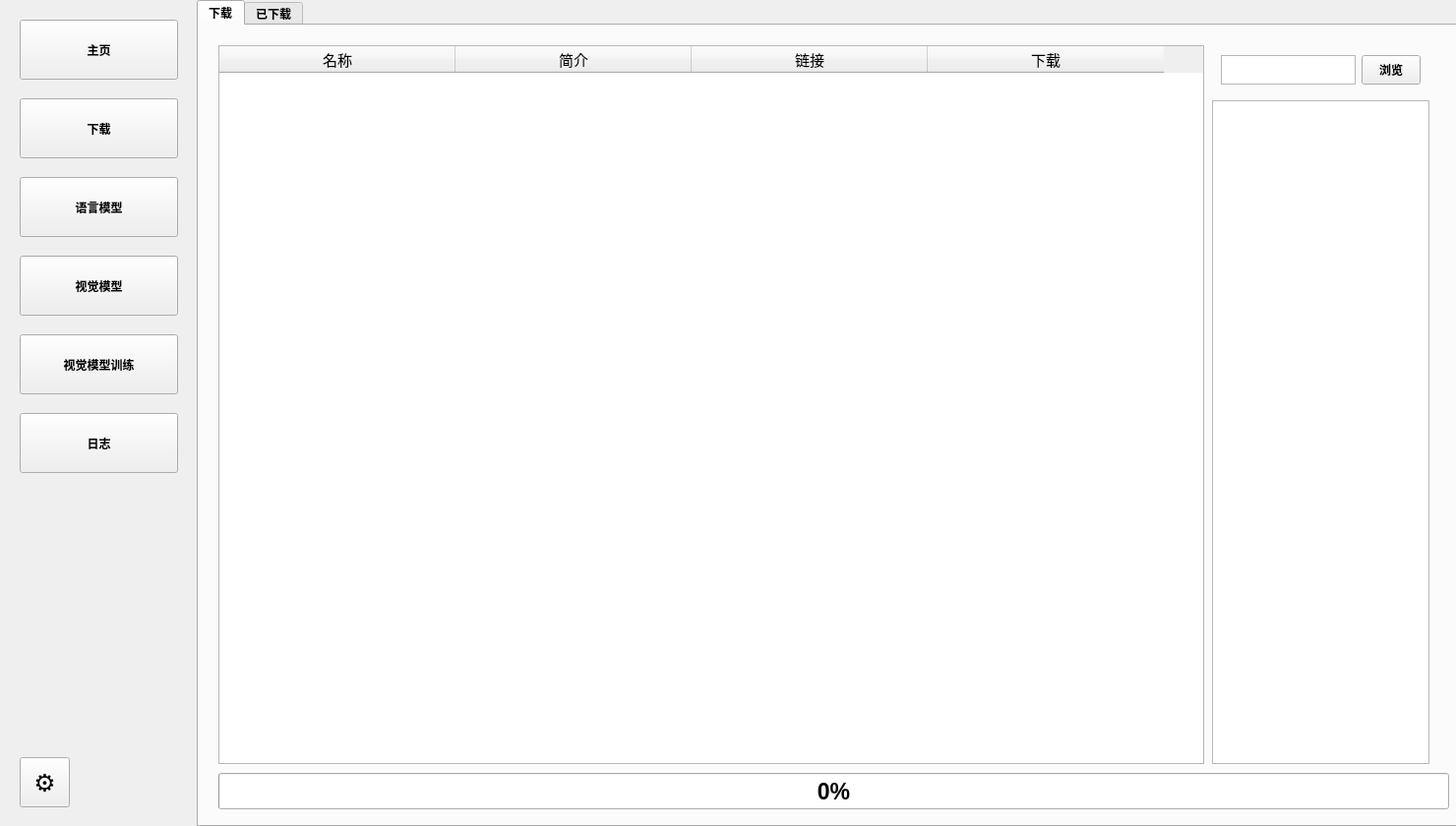
<?xml version="1.0" encoding="UTF-8"?>
<ui version="4.0">
 <class>Form</class>
 <widget class="QWidget" name="Form">
  <property name="geometry">
   <rect>
    <x>0</x>
    <y>0</y>
    <width>1480</width>
    <height>840</height>
   </rect>
  </property>
  <property name="minimumSize">
   <size>
    <width>1480</width>
    <height>840</height>
   </size>
  </property>
  <property name="maximumSize">
   <size>
    <width>1480</width>
    <height>840</height>
   </size>
  </property>
  <property name="font">
   <font>
    <bold>true</bold>
   </font>
  </property>
  <property name="windowTitle">
   <string>Nest</string>
  </property>
  <widget class="QPushButton" name="pushButton">
   <property name="geometry">
    <rect>
     <x>20</x>
     <y>20</y>
     <width>161</width>
     <height>61</height>
    </rect>
   </property>
   <property name="minimumSize">
    <size>
     <width>161</width>
     <height>61</height>
    </size>
   </property>
   <property name="maximumSize">
    <size>
     <width>161</width>
     <height>61</height>
    </size>
   </property>
   <property name="text">
    <string>主页</string>
   </property>
  </widget>
  <widget class="QPushButton" name="pushButton_4">
   <property name="geometry">
    <rect>
     <x>20</x>
     <y>100</y>
     <width>161</width>
     <height>61</height>
    </rect>
   </property>
   <property name="text">
    <string>下载</string>
   </property>
  </widget>
  <widget class="QPushButton" name="pushButton_5">
   <property name="geometry">
    <rect>
     <x>20</x>
     <y>180</y>
     <width>161</width>
     <height>61</height>
    </rect>
   </property>
   <property name="text">
    <string>语言模型</string>
   </property>
  </widget>
  <widget class="QPushButton" name="pushButton_6">
   <property name="geometry">
    <rect>
     <x>20</x>
     <y>260</y>
     <width>161</width>
     <height>61</height>
    </rect>
   </property>
   <property name="text">
    <string>视觉模型</string>
   </property>
  </widget>
  <widget class="QPushButton" name="pushButton_3">
   <property name="geometry">
    <rect>
     <x>20</x>
     <y>340</y>
     <width>161</width>
     <height>61</height>
    </rect>
   </property>
   <property name="text">
    <string>视觉模型训练</string>
   </property>
  </widget>
  <widget class="QPushButton" name="pushButton_2">
   <property name="geometry">
    <rect>
     <x>20</x>
     <y>420</y>
     <width>161</width>
     <height>61</height>
    </rect>
   </property>
   <property name="text">
    <string>日志</string>
   </property>
  </widget>
  <widget class="QToolButton" name="toolButton">
   <property name="geometry">
    <rect>
     <x>20</x>
     <y>770</y>
     <width>51</width>
     <height>51</height>
    </rect>
   </property>
   <property name="font">
    <font>
     <pointsize>19</pointsize>
     <bold>true</bold>
    </font>
   </property>
   <property name="text">
    <string>⚙</string>
   </property>
  </widget>
  <widget class="QLabel" name="label">
   <property name="geometry">
    <rect>
     <x>-20</x>
     <y>-90</y>
     <width>221</width>
     <height>1021</height>
    </rect>
   </property>
   <property name="text">
    <string>&lt;html&gt;&lt;head/&gt;&lt;body&gt;&lt;p&gt;&lt;img src=&quot;:/di/d1-1.png&quot;/&gt;&lt;/p&gt;&lt;/body&gt;&lt;/html&gt;</string>
   </property>
  </widget>
  <widget class="QStackedWidget" name="stackedWidget">
   <property name="geometry">
    <rect>
     <x>200</x>
     <y>-20</y>
     <width>1281</width>
     <height>861</height>
    </rect>
   </property>
   <property name="currentIndex">
    <number>1</number>
   </property>
   <widget class="QWidget" name="index">
    <widget class="QLabel" name="label_20">
     <property name="geometry">
      <rect>
       <x>20</x>
       <y>-10</y>
       <width>1301</width>
       <height>901</height>
      </rect>
     </property>
     <property name="text">
      <string>&lt;html&gt;&lt;head/&gt;&lt;body&gt;&lt;p&gt;&lt;img src=&quot;:/di/d1-2.png&quot;/&gt;&lt;/p&gt;&lt;/body&gt;&lt;/html&gt;</string>
     </property>
    </widget>
    <widget class="QWidget" name="verticalLayoutWidget_3">
     <property name="geometry">
      <rect>
       <x>80</x>
       <y>150</y>
       <width>551</width>
       <height>261</height>
      </rect>
     </property>
     <layout class="QVBoxLayout" name="verticalLayout_2">
      <item>
       <widget class="QLabel" name="label_21">
        <property name="maximumSize">
         <size>
          <width>16777215</width>
          <height>40</height>
         </size>
        </property>
        <property name="text">
         <string>&lt;html&gt;&lt;head/&gt;&lt;body&gt;&lt;p&gt;&lt;span style=&quot; font-size:11pt;&quot;&gt;CPU&lt;/span&gt;&lt;/p&gt;&lt;/body&gt;&lt;/html&gt;</string>
        </property>
       </widget>
      </item>
      <item>
       <widget class="QProgressBar" name="progressBar">
        <property name="maximumSize">
         <size>
          <width>16777215</width>
          <height>60</height>
         </size>
        </property>
        <property name="value">
         <number>24</number>
        </property>
       </widget>
      </item>
      <item>
       <widget class="QLabel" name="label_22">
        <property name="maximumSize">
         <size>
          <width>16777215</width>
          <height>40</height>
         </size>
        </property>
        <property name="text">
         <string>&lt;html&gt;&lt;head/&gt;&lt;body&gt;&lt;p&gt;&lt;span style=&quot; font-size:11pt;&quot;&gt;GPU&lt;/span&gt;&lt;/p&gt;&lt;/body&gt;&lt;/html&gt;</string>
        </property>
       </widget>
      </item>
      <item>
       <widget class="QProgressBar" name="progressBar_3">
        <property name="maximumSize">
         <size>
          <width>16777215</width>
          <height>60</height>
         </size>
        </property>
        <property name="value">
         <number>24</number>
        </property>
       </widget>
      </item>
      <item>
       <widget class="QLabel" name="label_23">
        <property name="maximumSize">
         <size>
          <width>16777215</width>
          <height>40</height>
         </size>
        </property>
        <property name="text">
         <string>&lt;html&gt;&lt;head/&gt;&lt;body&gt;&lt;p&gt;&lt;span style=&quot; font-size:11pt;&quot;&gt;内存&lt;/span&gt;&lt;/p&gt;&lt;/body&gt;&lt;/html&gt;</string>
        </property>
       </widget>
      </item>
      <item>
       <widget class="QProgressBar" name="progressBar_4">
        <property name="maximumSize">
         <size>
          <width>16777215</width>
          <height>60</height>
         </size>
        </property>
        <property name="value">
         <number>24</number>
        </property>
       </widget>
      </item>
     </layout>
    </widget>
    <widget class="QLabel" name="label_24">
     <property name="geometry">
      <rect>
       <x>80</x>
       <y>90</y>
       <width>121</width>
       <height>41</height>
      </rect>
     </property>
     <property name="text">
      <string>&lt;html&gt;&lt;head/&gt;&lt;body&gt;&lt;p&gt;&lt;span style=&quot; font-size:14pt;&quot;&gt;设备信息&lt;/span&gt;&lt;/p&gt;&lt;/body&gt;&lt;/html&gt;</string>
     </property>
    </widget>
    <widget class="QTreeWidget" name="treeWidget">
     <property name="geometry">
      <rect>
       <x>730</x>
       <y>80</y>
       <width>471</width>
       <height>341</height>
      </rect>
     </property>
     <column>
      <property name="text">
       <string>路径</string>
      </property>
     </column>
     <item>
      <property name="text">
       <string>base | --- 底座代码 |</string>
      </property>
      <property name="font">
       <font>
        <bold>true</bold>
       </font>
      </property>
     </item>
     <item>
      <property name="text">
       <string>mode | --- 模型存放 |</string>
      </property>
      <property name="font">
       <font>
        <bold>true</bold>
       </font>
      </property>
     </item>
     <item>
      <property name="text">
       <string>module | --- ai底座代码 |</string>
      </property>
      <property name="font">
       <font>
        <bold>true</bold>
       </font>
      </property>
      <item>
       <property name="text">
        <string>LM_load | --- 语言模型底座 |</string>
       </property>
       <property name="font">
        <font>
         <bold>true</bold>
        </font>
       </property>
      </item>
     </item>
     <item>
      <property name="text">
       <string>org | --- 下载逻辑存放 |</string>
      </property>
      <property name="font">
       <font>
        <bold>true</bold>
       </font>
      </property>
      <item>
       <property name="text">
        <string>yml | --- 下载源存放 |</string>
       </property>
       <property name="font">
        <font>
         <bold>true</bold>
        </font>
       </property>
       <item>
        <property name="text">
         <string>official.yml | --- 官方下载源 |</string>
        </property>
        <property name="font">
         <font>
          <italic>true</italic>
         </font>
        </property>
       </item>
      </item>
      <item>
       <property name="text">
        <string>.download | --- 下载临时存放 |</string>
       </property>
       <property name="font">
        <font>
         <italic>true</italic>
        </font>
       </property>
      </item>
      <item>
       <property name="text">
        <string>orgdownload.py | --- 下载逻辑 |</string>
       </property>
       <property name="font">
        <font>
         <italic>true</italic>
        </font>
       </property>
      </item>
      <item>
       <property name="text">
        <string>orgread.py | --- 阅读逻辑 |</string>
       </property>
       <property name="font">
        <font>
         <italic>true</italic>
        </font>
       </property>
      </item>
     </item>
     <item>
      <property name="text">
       <string>ui | --- 软件UI存放 |</string>
      </property>
      <property name="font">
       <font>
        <bold>true</bold>
       </font>
      </property>
      <item>
       <property name="text">
        <string>index.ui | --- UI界面 |</string>
       </property>
       <property name="font">
        <font>
         <italic>true</italic>
        </font>
       </property>
      </item>
      <item>
       <property name="text">
        <string>src | --- 资源存储 | </string>
       </property>
       <property name="font">
        <font>
         <bold>true</bold>
        </font>
       </property>
      </item>
     </item>
     <item>
      <property name="text">
       <string>start,py | --- 核心文件 |</string>
      </property>
      <property name="font">
       <font>
        <italic>true</italic>
       </font>
      </property>
     </item>
    </widget>
    <widget class="QLabel" name="label_25">
     <property name="geometry">
      <rect>
       <x>80</x>
       <y>490</y>
       <width>121</width>
       <height>41</height>
      </rect>
     </property>
     <property name="text">
      <string>&lt;html&gt;&lt;head/&gt;&lt;body&gt;&lt;p&gt;&lt;span style=&quot; font-size:14pt;&quot;&gt;更新文档&lt;/span&gt;&lt;/p&gt;&lt;p&gt;&lt;span style=&quot; font-size:14pt; font-weight:400;&quot;&gt;&lt;br/&gt;&lt;/span&gt;&lt;/p&gt;&lt;/body&gt;&lt;/html&gt;</string>
     </property>
    </widget>
   </widget>
   <widget class="QWidget" name="download">
    <widget class="QWidget" name="gridLayoutWidget">
     <property name="geometry">
      <rect>
       <x>0</x>
       <y>20</y>
       <width>1281</width>
       <height>841</height>
      </rect>
     </property>
     <layout class="QGridLayout" name="gridLayout">
      <item row="0" column="0">
       <widget class="QTabWidget" name="tabWidget">
        <property name="currentIndex">
         <number>0</number>
        </property>
        <property name="iconSize">
         <size>
          <width>16</width>
          <height>16</height>
         </size>
        </property>
        <widget class="QWidget" name="tab">
         <attribute name="title">
          <string>下载</string>
         </attribute>
         <widget class="QTableWidget" name="tableWidget">
          <property name="geometry">
           <rect>
            <x>20</x>
            <y>20</y>
            <width>1002</width>
            <height>731</height>
           </rect>
          </property>
          <property name="minimumSize">
           <size>
            <width>0</width>
            <height>1</height>
           </size>
          </property>
          <property name="maximumSize">
           <size>
            <width>1002</width>
            <height>734</height>
           </size>
          </property>
          <property name="font">
           <font>
            <pointsize>11</pointsize>
            <bold>false</bold>
           </font>
          </property>
          <attribute name="horizontalHeaderCascadingSectionResizes">
           <bool>true</bool>
          </attribute>
          <attribute name="horizontalHeaderMinimumSectionSize">
           <number>40</number>
          </attribute>
          <attribute name="horizontalHeaderDefaultSectionSize">
           <number>240</number>
          </attribute>
          <column>
           <property name="text">
            <string>名称</string>
           </property>
          </column>
          <column>
           <property name="text">
            <string>简介</string>
           </property>
          </column>
          <column>
           <property name="text">
            <string>链接</string>
           </property>
          </column>
          <column>
           <property name="text">
            <string>下载</string>
           </property>
          </column>
         </widget>
         <widget class="QProgressBar" name="progressBar_2">
          <property name="geometry">
           <rect>
            <x>20</x>
            <y>760</y>
            <width>1251</width>
            <height>37</height>
           </rect>
          </property>
          <property name="minimumSize">
           <size>
            <width>0</width>
            <height>1</height>
           </size>
          </property>
          <property name="font">
           <font>
            <pointsize>17</pointsize>
            <bold>true</bold>
           </font>
          </property>
          <property name="minimum">
           <number>0</number>
          </property>
          <property name="value">
           <number>0</number>
          </property>
         </widget>
         <widget class="QWidget" name="verticalLayoutWidget_2">
          <property name="geometry">
           <rect>
            <x>1030</x>
            <y>20</y>
            <width>221</width>
            <height>731</height>
           </rect>
          </property>
          <layout class="QVBoxLayout" name="verticalLayout_3">
           <item>
            <widget class="QWidget" name="widget" native="true">
             <property name="maximumSize">
              <size>
               <width>16777215</width>
               <height>50</height>
              </size>
             </property>
             <layout class="QHBoxLayout" name="horizontalLayout_2">
              <item>
               <widget class="QTextEdit" name="textEdit_7">
                <property name="maximumSize">
                 <size>
                  <width>200</width>
                  <height>30</height>
                 </size>
                </property>
                <property name="lineWrapMode">
                 <enum>QTextEdit::LineWrapMode::NoWrap</enum>
                </property>
               </widget>
              </item>
              <item>
               <widget class="QPushButton" name="pushButton_11">
                <property name="maximumSize">
                 <size>
                  <width>60</width>
                  <height>30</height>
                 </size>
                </property>
                <property name="text">
                 <string>浏览</string>
                </property>
               </widget>
              </item>
             </layout>
            </widget>
           </item>
           <item>
            <widget class="QListView" name="listView"/>
           </item>
          </layout>
         </widget>
        </widget>
        <widget class="QWidget" name="tab_2">
         <attribute name="title">
          <string>已下载</string>
         </attribute>
         <widget class="QTableWidget" name="tableWidget_2">
          <property name="geometry">
           <rect>
            <x>20</x>
            <y>20</y>
            <width>1231</width>
            <height>771</height>
           </rect>
          </property>
          <property name="font">
           <font>
            <pointsize>11</pointsize>
            <bold>false</bold>
           </font>
          </property>
          <attribute name="horizontalHeaderCascadingSectionResizes">
           <bool>true</bool>
          </attribute>
          <attribute name="horizontalHeaderMinimumSectionSize">
           <number>60</number>
          </attribute>
          <attribute name="horizontalHeaderDefaultSectionSize">
           <number>300</number>
          </attribute>
          <column>
           <property name="text">
            <string>名称</string>
           </property>
          </column>
          <column>
           <property name="text">
            <string>简介</string>
           </property>
          </column>
          <column>
           <property name="text">
            <string>路径</string>
           </property>
          </column>
          <column>
           <property name="text">
            <string>操作</string>
           </property>
          </column>
         </widget>
        </widget>
       </widget>
      </item>
     </layout>
    </widget>
   </widget>
   <widget class="QWidget" name="say">
    <widget class="QUndoView" name="undoView">
     <property name="geometry">
      <rect>
       <x>10</x>
       <y>130</y>
       <width>251</width>
       <height>721</height>
      </rect>
     </property>
    </widget>
    <widget class="QPushButton" name="pushButton_7">
     <property name="geometry">
      <rect>
       <x>10</x>
       <y>80</y>
       <width>251</width>
       <height>41</height>
      </rect>
     </property>
     <property name="text">
      <string>创建新对话</string>
     </property>
    </widget>
    <widget class="QComboBox" name="comboBox">
     <property name="geometry">
      <rect>
       <x>10</x>
       <y>30</y>
       <width>201</width>
       <height>41</height>
      </rect>
     </property>
    </widget>
    <widget class="QPushButton" name="pushButton_8">
     <property name="geometry">
      <rect>
       <x>220</x>
       <y>30</y>
       <width>41</width>
       <height>41</height>
      </rect>
     </property>
     <property name="font">
      <font>
       <pointsize>26</pointsize>
       <bold>true</bold>
      </font>
     </property>
     <property name="text">
      <string>🔄</string>
     </property>
    </widget>
    <widget class="QTextEdit" name="textEdit">
     <property name="geometry">
      <rect>
       <x>270</x>
       <y>30</y>
       <width>791</width>
       <height>741</height>
      </rect>
     </property>
    </widget>
    <widget class="QTextEdit" name="textEdit_2">
     <property name="geometry">
      <rect>
       <x>270</x>
       <y>780</y>
       <width>711</width>
       <height>64</height>
      </rect>
     </property>
    </widget>
    <widget class="QPushButton" name="pushButton_10">
     <property name="geometry">
      <rect>
       <x>990</x>
       <y>780</y>
       <width>71</width>
       <height>61</height>
      </rect>
     </property>
     <property name="font">
      <font>
       <pointsize>13</pointsize>
       <bold>true</bold>
      </font>
     </property>
     <property name="text">
      <string>发送</string>
     </property>
    </widget>
    <widget class="QLabel" name="label_2">
     <property name="geometry">
      <rect>
       <x>1070</x>
       <y>20</y>
       <width>211</width>
       <height>841</height>
      </rect>
     </property>
     <property name="font">
      <font>
       <pointsize>9</pointsize>
       <bold>true</bold>
      </font>
     </property>
     <property name="text">
      <string>&lt;html&gt;&lt;head/&gt;&lt;body&gt;&lt;p&gt;&lt;br/&gt;&lt;/p&gt;&lt;/body&gt;&lt;/html&gt;</string>
     </property>
    </widget>
    <widget class="QWidget" name="verticalLayoutWidget">
     <property name="geometry">
      <rect>
       <x>1080</x>
       <y>30</y>
       <width>191</width>
       <height>821</height>
      </rect>
     </property>
     <layout class="QVBoxLayout" name="verticalLayout">
      <item>
       <widget class="QLabel" name="label_11">
        <property name="maximumSize">
         <size>
          <width>16777215</width>
          <height>10</height>
         </size>
        </property>
        <property name="text">
         <string/>
        </property>
       </widget>
      </item>
      <item>
       <widget class="QLabel" name="label_3">
        <property name="maximumSize">
         <size>
          <width>16777215</width>
          <height>20</height>
         </size>
        </property>
        <property name="font">
         <font>
          <pointsize>13</pointsize>
          <bold>true</bold>
         </font>
        </property>
        <property name="text">
         <string>&lt;html&gt;&lt;head/&gt;&lt;body&gt;&lt;p align=&quot;right&quot;&gt;&lt;span style=&quot; font-size:10pt; font-weight:700;&quot;&gt;单次对话对最大token&lt;/span&gt;&lt;/p&gt;&lt;/body&gt;&lt;/html&gt;</string>
        </property>
       </widget>
      </item>
      <item>
       <widget class="QLabel" name="label_9">
        <property name="maximumSize">
         <size>
          <width>16777215</width>
          <height>5</height>
         </size>
        </property>
        <property name="text">
         <string/>
        </property>
       </widget>
      </item>
      <item>
       <widget class="QTextEdit" name="textEdit_6">
        <property name="maximumSize">
         <size>
          <width>16777215</width>
          <height>25</height>
         </size>
        </property>
       </widget>
      </item>
      <item>
       <widget class="QLabel" name="label_12">
        <property name="maximumSize">
         <size>
          <width>16777215</width>
          <height>10</height>
         </size>
        </property>
        <property name="text">
         <string/>
        </property>
       </widget>
      </item>
      <item>
       <widget class="QLabel" name="label_4">
        <property name="maximumSize">
         <size>
          <width>16777215</width>
          <height>20</height>
         </size>
        </property>
        <property name="font">
         <font>
          <pointsize>13</pointsize>
          <bold>true</bold>
         </font>
        </property>
        <property name="text">
         <string>&lt;html&gt;&lt;head/&gt;&lt;body&gt;&lt;p align=&quot;right&quot;&gt;&lt;span style=&quot; font-size:10pt; font-weight:700;&quot;&gt;CPU Threads&lt;/span&gt;&lt;/p&gt;&lt;/body&gt;&lt;/html&gt;</string>
        </property>
       </widget>
      </item>
      <item>
       <widget class="QLabel" name="label_13">
        <property name="maximumSize">
         <size>
          <width>16777215</width>
          <height>5</height>
         </size>
        </property>
        <property name="text">
         <string/>
        </property>
       </widget>
      </item>
      <item>
       <widget class="QTextEdit" name="textEdit_5">
        <property name="maximumSize">
         <size>
          <width>208</width>
          <height>25</height>
         </size>
        </property>
       </widget>
      </item>
      <item>
       <widget class="QLabel" name="label_14">
        <property name="maximumSize">
         <size>
          <width>16777215</width>
          <height>10</height>
         </size>
        </property>
        <property name="text">
         <string/>
        </property>
       </widget>
      </item>
      <item>
       <widget class="QLabel" name="label_5">
        <property name="maximumSize">
         <size>
          <width>16777215</width>
          <height>20</height>
         </size>
        </property>
        <property name="font">
         <font>
          <pointsize>13</pointsize>
          <bold>true</bold>
         </font>
        </property>
        <property name="text">
         <string>&lt;html&gt;&lt;head/&gt;&lt;body&gt;&lt;p align=&quot;right&quot;&gt;&lt;span style=&quot; font-size:10pt; font-weight:700;&quot;&gt;GPU Layers&lt;/span&gt;&lt;/p&gt;&lt;/body&gt;&lt;/html&gt;</string>
        </property>
       </widget>
      </item>
      <item>
       <widget class="QLabel" name="label_15">
        <property name="maximumSize">
         <size>
          <width>16777215</width>
          <height>5</height>
         </size>
        </property>
        <property name="text">
         <string/>
        </property>
       </widget>
      </item>
      <item>
       <widget class="QWidget" name="horizontalWidget" native="true">
        <property name="maximumSize">
         <size>
          <width>16777215</width>
          <height>45</height>
         </size>
        </property>
        <layout class="QHBoxLayout" name="horizontalLayout">
         <item>
          <widget class="QSlider" name="horizontalSlider">
           <property name="maximumSize">
            <size>
             <width>16777215</width>
             <height>30</height>
            </size>
           </property>
           <property name="orientation">
            <enum>Qt::Orientation::Horizontal</enum>
           </property>
          </widget>
         </item>
         <item>
          <widget class="QSpinBox" name="spinBox">
           <property name="maximumSize">
            <size>
             <width>16777215</width>
             <height>30</height>
            </size>
           </property>
          </widget>
         </item>
        </layout>
       </widget>
      </item>
      <item>
       <widget class="QLabel" name="label_16">
        <property name="maximumSize">
         <size>
          <width>16777215</width>
          <height>10</height>
         </size>
        </property>
        <property name="text">
         <string/>
        </property>
       </widget>
      </item>
      <item>
       <widget class="QLabel" name="label_6">
        <property name="maximumSize">
         <size>
          <width>16777215</width>
          <height>20</height>
         </size>
        </property>
        <property name="font">
         <font>
          <pointsize>13</pointsize>
          <bold>true</bold>
         </font>
        </property>
        <property name="text">
         <string>&lt;html&gt;&lt;head/&gt;&lt;body&gt;&lt;p align=&quot;right&quot;&gt;&lt;span style=&quot; font-size:10pt; font-weight:700;&quot;&gt;上下文长度&lt;/span&gt;&lt;/p&gt;&lt;/body&gt;&lt;/html&gt;</string>
        </property>
       </widget>
      </item>
      <item>
       <widget class="QLabel" name="label_17">
        <property name="maximumSize">
         <size>
          <width>16777215</width>
          <height>5</height>
         </size>
        </property>
        <property name="text">
         <string/>
        </property>
       </widget>
      </item>
      <item>
       <widget class="QTextEdit" name="textEdit_4">
        <property name="maximumSize">
         <size>
          <width>16777215</width>
          <height>25</height>
         </size>
        </property>
       </widget>
      </item>
      <item>
       <widget class="QLabel" name="label_18">
        <property name="maximumSize">
         <size>
          <width>16777215</width>
          <height>40</height>
         </size>
        </property>
        <property name="text">
         <string/>
        </property>
       </widget>
      </item>
      <item>
       <widget class="QLabel" name="label_7">
        <property name="maximumSize">
         <size>
          <width>16777215</width>
          <height>20</height>
         </size>
        </property>
        <property name="font">
         <font>
          <pointsize>13</pointsize>
          <bold>true</bold>
         </font>
        </property>
        <property name="text">
         <string>&lt;html&gt;&lt;head/&gt;&lt;body&gt;&lt;p align=&quot;right&quot;&gt;&lt;span style=&quot; font-size:10pt; font-weight:700;&quot;&gt;提示词&lt;/span&gt;&lt;/p&gt;&lt;/body&gt;&lt;/html&gt;</string>
        </property>
       </widget>
      </item>
      <item>
       <widget class="QLabel" name="label_19">
        <property name="maximumSize">
         <size>
          <width>16777215</width>
          <height>5</height>
         </size>
        </property>
        <property name="text">
         <string/>
        </property>
       </widget>
      </item>
      <item>
       <widget class="QTextEdit" name="textEdit_3">
        <property name="maximumSize">
         <size>
          <width>16777215</width>
          <height>150</height>
         </size>
        </property>
       </widget>
      </item>
      <item>
       <widget class="QLabel" name="label_8">
        <property name="text">
         <string/>
        </property>
       </widget>
      </item>
      <item>
       <widget class="QPushButton" name="pushButton_9">
        <property name="maximumSize">
         <size>
          <width>16777215</width>
          <height>50</height>
         </size>
        </property>
        <property name="text">
         <string>重新部署</string>
        </property>
       </widget>
      </item>
     </layout>
    </widget>
    <widget class="QLabel" name="label_10">
     <property name="geometry">
      <rect>
       <x>0</x>
       <y>0</y>
       <width>189</width>
       <height>20</height>
      </rect>
     </property>
     <property name="maximumSize">
      <size>
       <width>16777215</width>
       <height>20</height>
      </size>
     </property>
     <property name="text">
      <string/>
     </property>
    </widget>
   </widget>
   <widget class="QWidget" name="set"/>
  </widget>
  <zorder>label</zorder>
  <zorder>pushButton</zorder>
  <zorder>pushButton_4</zorder>
  <zorder>pushButton_5</zorder>
  <zorder>pushButton_6</zorder>
  <zorder>toolButton</zorder>
  <zorder>stackedWidget</zorder>
  <zorder>pushButton_3</zorder>
  <zorder>pushButton_2</zorder>
 </widget>
 <resources>
  <include location="src/zy.qrc"/>
 </resources>
 <connections/>
</ui>
